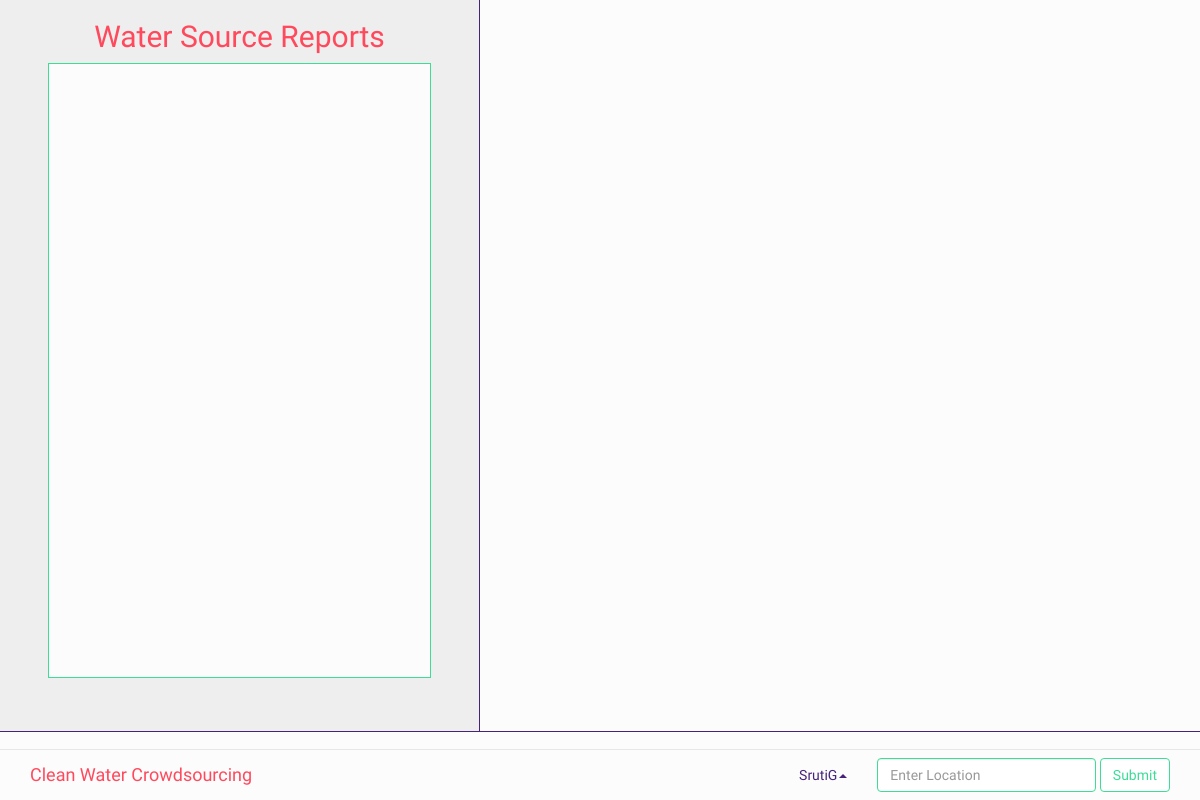
/clean_water_crowdsourcing/main/ (signed in), run on an earlier commit of the app's database.
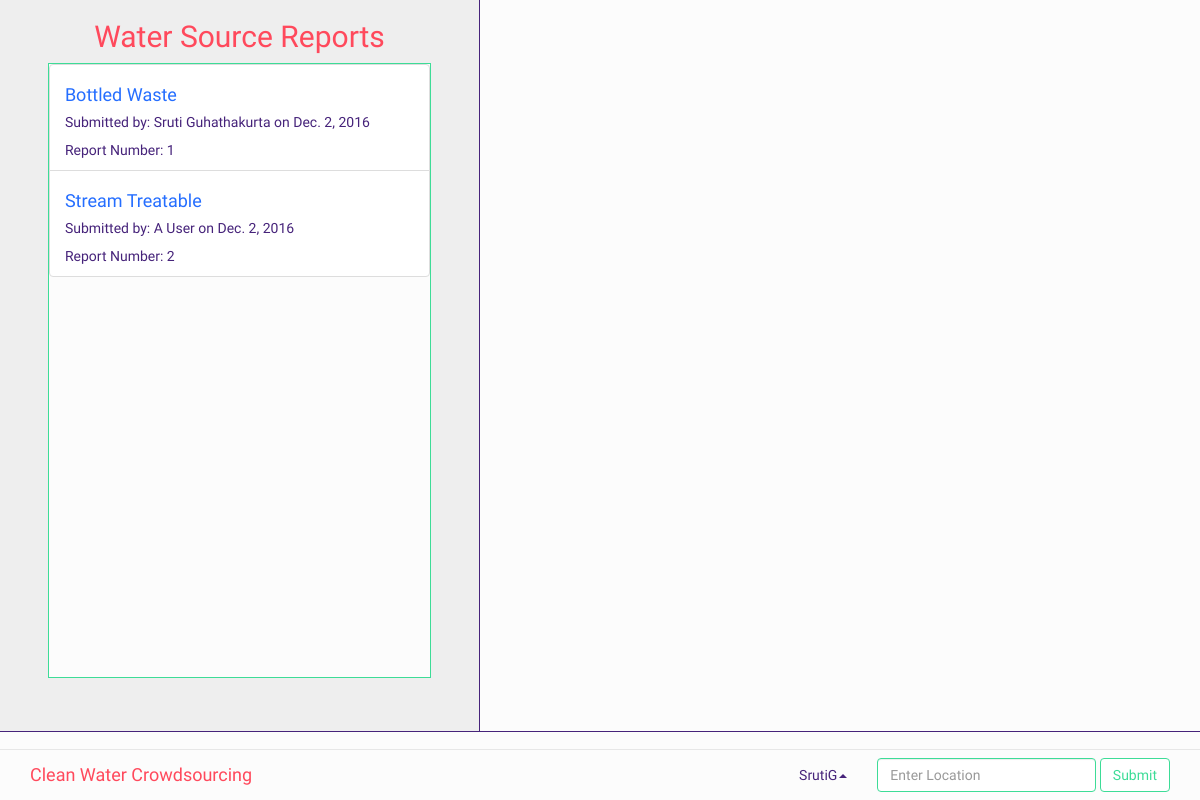
And on a later commit of the database.
### clean_water_crowdsourcing/models.py (models this page shows, shortened)
class Account(models.Model):
    first_name = models.CharField(max_length=20)
    last_name = models.CharField(max_length=20)
    password = models.CharField(max_length=20)
    username = models.CharField(max_length=20, primary_key = True)
    phone = models.CharField(max_length=11)
    address_street = models.CharField(max_length=20)
    address_city = models.CharField(max_length=20)
    address_state = models.CharField(max_length=2)
    address_zip = models.CharField(max_length=10)
    account_type = models.CharField(max_length=1)
    def __str__(self):
        return self.first_name + " " + self.last_name

class WaterSourceReport(models.Model):
    reporter_name = models.ForeignKey(Account, on_delete=models.CASCADE)
    report_number = models.AutoField(primary_key=True)
    water_type = models.CharField(max_length=20)
    water_condition = models.CharField(max_length=20)
    water_location = models.CharField(max_length=50, unique=True)
    report_date = models.DateField(auto_now_add = True)

### clean_water_crowdsourcing/views.py (the view)
# urls.py: url(r'main/', views.main, name='main'),
def main(request):
    username = request.session.get('username')
    user = request.session.get('user')
    worker = request.session.get('worker')
    manager = request.session.get('manager')
    admin = request.session.get('admin')
    account = Account.objects.get(username=username)
    sourceReports = WaterSourceReport.objects.all()
    return render(request, 'clean_water_crowdsourcing/main.html', {'username': username, 'user': user, 'worker': worker,
                                                                   'manager': manager, 'admin': admin, 'sourceReports': sourceReports})

### clean_water_crowdsourcing/templates/clean_water_crowdsourcing/main.html (shortened to what this page needs)
{% extends 'clean_water_crowdsourcing/layout.html' %}
{%block content %}
<div class="main navigation">
    <div class="jumbotron wsr">
        <h2 class="pink text-center">Water Source Reports</h2>
        <div class="navigation container reports green-border">
            <ul class="list-group report-items">
                {% for report in sourceReports %}
                <li class="list-group-item">
                    <h4 class="blue">{{ report.water_type }} {{ report.water_condition }}</h4>
                    <h5 class="purple">Submitted by: {{ report.reporter_name }} on {{ report.report_date }}</h5>
                    <h7 class="purple">Report Number: {{ report.report_number }}</h7>
                </li>
                {% endfor %}
            </ul>
        </div>
    </div>
    <div id="map"></div>
</div>
<nav class="navigation navbar navbar-default navbar-fixed-bottom">
    <div class="container">
        <div class="navbar-header">
            <a class="navbar-brand pink">Clean Water Crowdsourcing</a>
        </div>
        <form class="navbar-form navbar-right">
            <div class="form-group">
                <input type="text" class="form-control green-border" placeholder="Enter Location">
            </div>
            <button type="submit" class="btn btn-default green green-border">Submit</button>
        </form>
        <ul class="nav navbar-nav navbar-right">
            <li class="dropdown">
                <a href="#" class="dropdown-toggle purple" data-toggle="dropdown" role="button" aria-haspopup="true" aria-expanded="false">{{ username }}<span class="caret"></span></a>
            </li>
        </ul>
    </div>
</nav>
{% endblock %}

### clean_water_crowdsourcing/templates/clean_water_crowdsourcing/layout.html (shortened to what this page needs)
<!DOCTYPE html>
{% load static %}
<html lang = "en">
<head>
    <link rel="stylesheet" type="text/css" href="{% static 'clean_water_crowdsourcing/css/bootstrap.min.css' %}"/>
    <link rel="stylesheet" type="text/css" href="{% static 'clean_water_crowdsourcing/css/index.css' %}"/>
</head>
<body {% block class %} {%endblock %}>
{% block content %}
{% endblock %}
</body>
</html>

### clean_water_crowdsourcing/static/clean_water_crowdsourcing/css/index.css (style rules this page uses)
body { background-color: #fcfcfc; font-family: 'Quicksand', sans-serif; }
.main { height: 91.5vh; padding: 0px; border-bottom: solid 1px #46237a; position: relative; }
.navigation { background-color: #fcfcfc; }
.purple { color: #46237a ! important; }
.pink { color: #ff495c ! important; }
.green { color: #3ddc97 ! important; }
.blue { color: #256eff ! important; }
#map { width: 60%; height: 100%; display: inline-block; margin: 0px; padding: 0px; }
.wsr { width: 40%; height: 100%; display: inline-block; float: left; margin: 0px; padding-top: 0px; border-right: solid 1px #46237a; }
.green-border { border-style: solid; border-color: #3ddc97; border-width: 1px; }
.reports { height: 90%; width: 80%; padding: 0px; overflow-y: scroll; }
.report-items { width: 100%; margin: 0px; }

What changed in the data, as far as the page shows it:
no longer on this page (row unchanged): Account: username "SrutiG"
added WaterSourceReport: water_type "Bottled", water_condition "Waste", reporter_name "Sruti Guhathakurta", report_date "Dec. 2, 2016", report_number "1"
added WaterSourceReport: water_type "Stream", water_condition "Treatable", reporter_name "A User", report_date "Dec. 2, 2016", report_number "2"
Also different on the page:
{{ username }}: (not shown) → "SrutiG"
